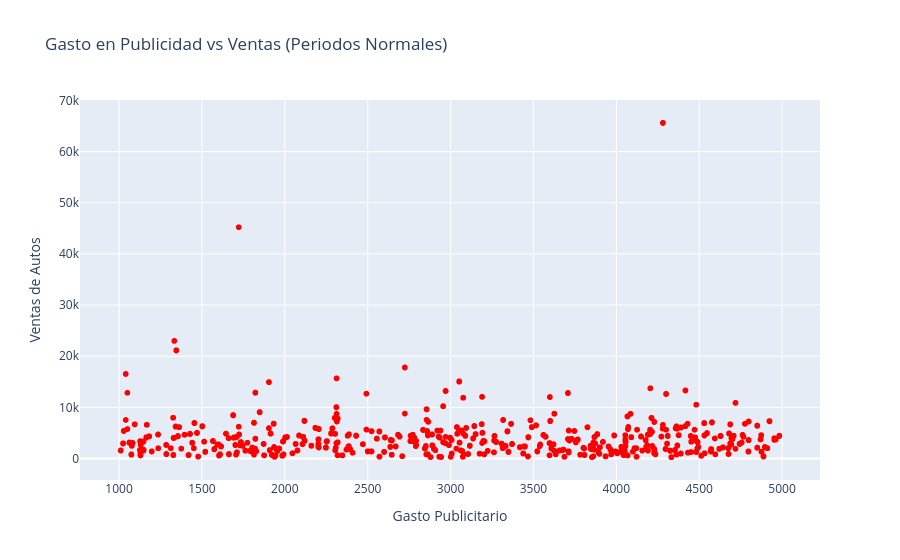

The notebook cell saved with this chart:
### Markdown cell above
<details><summary>Click here for a hint</summary>

<p>
    You will require:-
<br>Start by filtering the dataset to include only non-recession periods where the "Recession" column has a value of 0.
<br>Group the data by Year and calculate the average of "Automobile_Sales" and "Advertising_Expenditure".
<br>Ensure you reset the index after aggregation so the DataFrame remains structured properly.
<br>Use sns.lineplot() to plot trends:
<br>One line for average automobile sales (solid green line with circular markers).
<br>Another line for average advertising expenditure (dashed blue line with square markers).
<br>Add labels and a title to make the visualization clear.
<br>Include a legend and a grid for better readability.
</p>
</details>

### Code cell
# 1. Filtrar datos para periodos de NO recesión
df_non_recession = df[df['Recession'] == 0]

# 2. Crear scatter plot (estilo celda 51)
# Eliminamos 'trendline="ols"' para evitar errores de librerías faltantes
fig = px.scatter(df_non_recession, 
                 x='Advertising_Expenditure', 
                 y='Automobile_Sales',
                 title='Gasto en Publicidad vs Ventas (Periodos Normales)',
                 labels={
                     "Advertising_Expenditure": "Gasto Publicitario",
                     "Automobile_Sales": "Ventas de Autos"
                 })

# Cambiar color de marcadores si lo deseas (estilo celda 51)
fig.update_traces(marker=dict(color='red'))

fig.show()

### Figure 1 — Plotly figure (JSON) as saved in the notebook; plotly's stock layout.template omitted (floating-point values rounded to 4 significant figures; data arrays with more than 128 entries replaced by an {"elided": "..."} marker saying what was removed)
{"data": [{"hovertemplate": "Gasto Publicitario=%{x}<br>Ventas de Autos=%{y}<extra></extra>", "legendgroup": "", "marker": {"color": "red", "symbol": "circle"}, "mode": "markers", "name": "", "showlegend": false, "type": "scattergl", "x": {"elided": "1638 float values"}, "xaxis": "x", "y": {"elided": "1638 float values"}, "yaxis": "y"}], "layout": {"legend": {"tracegroupgap": 0}, "title": {"text": "Gasto en Publicidad vs Ventas (Periodos Normales)"}, "xaxis": {"anchor": "y", "domain": [0, 1], "title": {"text": "Gasto Publicitario"}}, "yaxis": {"anchor": "x", "domain": [0, 1], "title": {"text": "Ventas de Autos"}}}}
